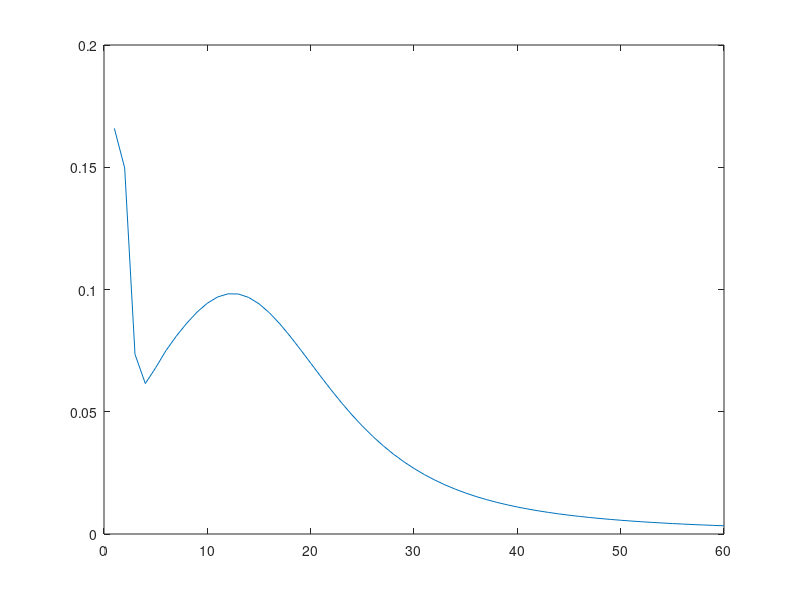

MATLAB code to generate this figure:
clear all
close all
clc
%% input vector
X = [ 0,0;
      0,1;
      1,0;
      1,1]; 
%%  vector %% 
t = [0;
     1;
     1;
     0];

input_size  = 2;
Hidden_unit = 4;
output_unit = 1;
bias_v = 0.5;
bias_w = 0.5;
max = 60;


%% choosing the weights in range of -0.5 to 0.5
a = 0.5;
b = -0.5;         
V = (b-a).*rand(input_size,Hidden_unit) + a;
W = (b-a).*rand(output_unit,Hidden_unit) + a;
i = 1;

past_w = 0;
past_w0 = 0;
past_v = 0;
past_v0 =0;
present_w= W;
present_w0= bias_w ;
present_v= V;
present_v0= bias_v;

for iteration = 1:max
Error_value = 0;
for i = 1: 4 
%% forwarrd multiplication.

%% level1
Z_In = (X(i,:)*V) + bias_v;
z = 1.0 ./ (1.0 + exp(-Z_In));
z = z';

%% level2
Y_In = W*z + bias_w;
y = 1.0 ./ (1.0 + exp(-Y_In));

%% Backward propagation.%%
%% Find error
Error = t(i) - y;
alpha = 0.9;

%% level 3
Derivative_y = y'*(1-y);
Delta_y = Error * Derivative_y;
Delta_w = alpha * Delta_y .* z;
Delta_w_bias = alpha * Delta_y;

%% level 2
Derivative_z = z' *(1-z);
Delta_z = Derivative_z .* (W * Delta_y'); 
Delta_v = alpha* Delta_z' * X(i,:);
Delta_v_bias = alpha * sum(Delta_z);

%% update the weighs
myu = 0.5;
W = (W' + Delta_w)' + myu * (present_w - past_w) ;
bias_w = bias_w + Delta_w_bias + myu* (present_w0 - past_w0);

V= V + Delta_v' + myu*(present_v - past_v) ;
bias_v = bias_v + Delta_v_bias + myu* (present_v0 - past_v0) ;

past_w = present_w;
past_w0 = present_w0;
past_v = present_v;
past_v0 =present_v0;
present_w= W;
present_w0= bias_w ;
present_v= V;
present_v0= bias_v;

%% incrementing loop
Error_value = Error_value + Error;
end

Error_plot(iteration) = abs(Error_value);

end 
plot(Error_plot);
